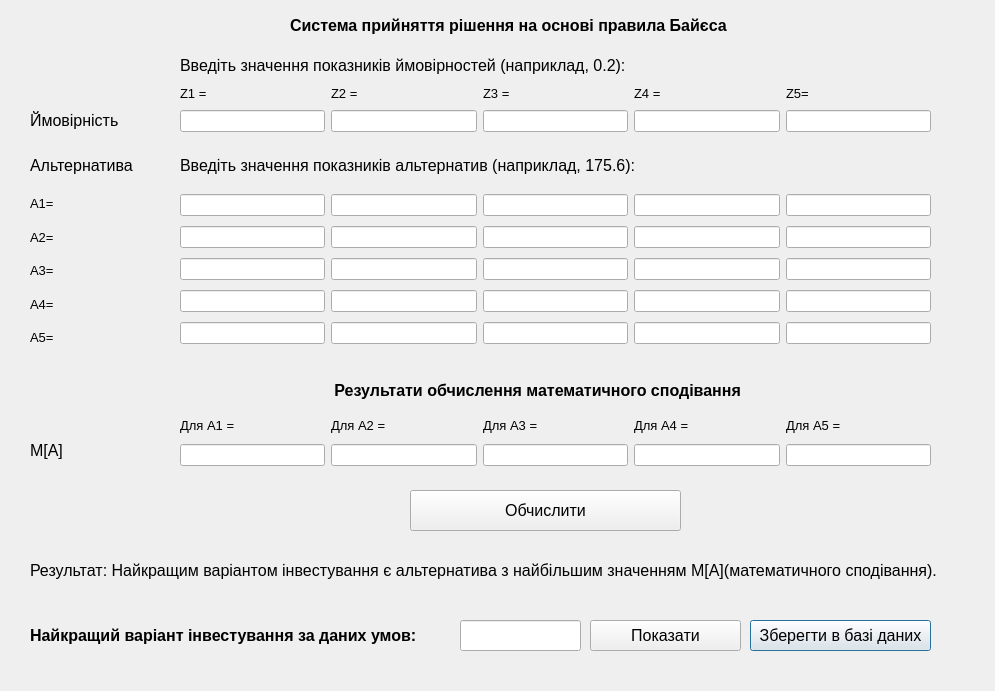
<?xml version="1.0" encoding="UTF-8"?>
<ui version="4.0">
 <class>Dialog1</class>
 <widget class="QDialog" name="Dialog1">
  <property name="geometry">
   <rect>
    <x>0</x>
    <y>0</y>
    <width>995</width>
    <height>691</height>
   </rect>
  </property>
  <property name="windowTitle">
   <string>Dialog</string>
  </property>
  <widget class="QLabel" name="label_15">
   <property name="geometry">
    <rect>
     <x>30</x>
     <y>150</y>
     <width>141</width>
     <height>31</height>
    </rect>
   </property>
   <property name="font">
    <font>
     <pointsize>12</pointsize>
    </font>
   </property>
   <property name="text">
    <string>Альтернатива</string>
   </property>
  </widget>
  <widget class="QLabel" name="label_20">
   <property name="geometry">
    <rect>
     <x>30</x>
     <y>610</y>
     <width>421</width>
     <height>51</height>
    </rect>
   </property>
   <property name="font">
    <font>
     <pointsize>12</pointsize>
     <weight>75</weight>
     <bold>true</bold>
    </font>
   </property>
   <property name="text">
    <string>Найкращий варіант інвестування за даних умов:</string>
   </property>
  </widget>
  <widget class="QWidget" name="layoutWidget">
   <property name="geometry">
    <rect>
     <x>30</x>
     <y>190</y>
     <width>141</width>
     <height>161</height>
    </rect>
   </property>
   <property name="font">
    <font>
     <pointsize>10</pointsize>
    </font>
   </property>
   <layout class="QVBoxLayout" name="verticalLayout">
    <item>
     <widget class="QLabel" name="label">
      <property name="font">
       <font>
        <pointsize>10</pointsize>
       </font>
      </property>
      <property name="text">
       <string>A1=</string>
      </property>
     </widget>
    </item>
    <item>
     <widget class="QLabel" name="label_2">
      <property name="font">
       <font>
        <pointsize>10</pointsize>
       </font>
      </property>
      <property name="text">
       <string>A2=</string>
      </property>
     </widget>
    </item>
    <item>
     <widget class="QLabel" name="label_3">
      <property name="font">
       <font>
        <pointsize>10</pointsize>
       </font>
      </property>
      <property name="text">
       <string>A3=</string>
      </property>
     </widget>
    </item>
    <item>
     <widget class="QLabel" name="label_4">
      <property name="font">
       <font>
        <pointsize>10</pointsize>
       </font>
      </property>
      <property name="text">
       <string>A4=</string>
      </property>
     </widget>
    </item>
    <item>
     <widget class="QLabel" name="label_5">
      <property name="font">
       <font>
        <pointsize>10</pointsize>
       </font>
      </property>
      <property name="text">
       <string>A5=</string>
      </property>
     </widget>
    </item>
   </layout>
  </widget>
  <widget class="QWidget" name="layoutWidget">
   <property name="geometry">
    <rect>
     <x>180</x>
     <y>190</y>
     <width>751</width>
     <height>161</height>
    </rect>
   </property>
   <layout class="QVBoxLayout" name="verticalLayout_2">
    <item>
     <layout class="QHBoxLayout" name="horizontalLayout_2">
      <item>
       <widget class="QLineEdit" name="lineEdit_2"/>
      </item>
      <item>
       <widget class="QLineEdit" name="lineEdit_3"/>
      </item>
      <item>
       <widget class="QLineEdit" name="lineEdit_6"/>
      </item>
      <item>
       <widget class="QLineEdit" name="lineEdit_4"/>
      </item>
      <item>
       <widget class="QLineEdit" name="lineEdit">
        <property name="enabled">
         <bool>true</bool>
        </property>
       </widget>
      </item>
     </layout>
    </item>
    <item>
     <layout class="QHBoxLayout" name="horizontalLayout_3">
      <item>
       <widget class="QLineEdit" name="lineEdit_7"/>
      </item>
      <item>
       <widget class="QLineEdit" name="lineEdit_8"/>
      </item>
      <item>
       <widget class="QLineEdit" name="lineEdit_9"/>
      </item>
      <item>
       <widget class="QLineEdit" name="lineEdit_10"/>
      </item>
      <item>
       <widget class="QLineEdit" name="lineEdit_11"/>
      </item>
     </layout>
    </item>
    <item>
     <layout class="QHBoxLayout" name="horizontalLayout_4">
      <item>
       <widget class="QLineEdit" name="lineEdit_13"/>
      </item>
      <item>
       <widget class="QLineEdit" name="lineEdit_14"/>
      </item>
      <item>
       <widget class="QLineEdit" name="lineEdit_15"/>
      </item>
      <item>
       <widget class="QLineEdit" name="lineEdit_16"/>
      </item>
      <item>
       <widget class="QLineEdit" name="lineEdit_17"/>
      </item>
     </layout>
    </item>
    <item>
     <layout class="QHBoxLayout" name="horizontalLayout_5">
      <item>
       <widget class="QLineEdit" name="lineEdit_19"/>
      </item>
      <item>
       <widget class="QLineEdit" name="lineEdit_20"/>
      </item>
      <item>
       <widget class="QLineEdit" name="lineEdit_21"/>
      </item>
      <item>
       <widget class="QLineEdit" name="lineEdit_22"/>
      </item>
      <item>
       <widget class="QLineEdit" name="lineEdit_23"/>
      </item>
     </layout>
    </item>
    <item>
     <layout class="QHBoxLayout" name="horizontalLayout_6">
      <item>
       <widget class="QLineEdit" name="lineEdit_25"/>
      </item>
      <item>
       <widget class="QLineEdit" name="lineEdit_26"/>
      </item>
      <item>
       <widget class="QLineEdit" name="lineEdit_27"/>
      </item>
      <item>
       <widget class="QLineEdit" name="lineEdit_28"/>
      </item>
      <item>
       <widget class="QLineEdit" name="lineEdit_29"/>
      </item>
     </layout>
    </item>
   </layout>
  </widget>
  <widget class="QLabel" name="label_21">
   <property name="geometry">
    <rect>
     <x>30</x>
     <y>440</y>
     <width>141</width>
     <height>21</height>
    </rect>
   </property>
   <property name="font">
    <font>
     <pointsize>12</pointsize>
    </font>
   </property>
   <property name="text">
    <string>M[A]</string>
   </property>
  </widget>
  <widget class="QWidget" name="layoutWidget">
   <property name="geometry">
    <rect>
     <x>180</x>
     <y>410</y>
     <width>751</width>
     <height>31</height>
    </rect>
   </property>
   <property name="font">
    <font>
     <pointsize>10</pointsize>
    </font>
   </property>
   <layout class="QHBoxLayout" name="horizontalLayout_8">
    <item>
     <widget class="QLabel" name="label_10">
      <property name="font">
       <font>
        <pointsize>10</pointsize>
       </font>
      </property>
      <property name="text">
       <string>Для А1 = </string>
      </property>
     </widget>
    </item>
    <item>
     <widget class="QLabel" name="label_9">
      <property name="font">
       <font>
        <pointsize>10</pointsize>
       </font>
      </property>
      <property name="text">
       <string>Для А2 = </string>
      </property>
     </widget>
    </item>
    <item>
     <widget class="QLabel" name="label_8">
      <property name="font">
       <font>
        <pointsize>10</pointsize>
       </font>
      </property>
      <property name="text">
       <string>Для А3 = </string>
      </property>
     </widget>
    </item>
    <item>
     <widget class="QLabel" name="label_6">
      <property name="font">
       <font>
        <pointsize>10</pointsize>
       </font>
      </property>
      <property name="text">
       <string>Для А4 = </string>
      </property>
     </widget>
    </item>
    <item>
     <widget class="QLabel" name="label_7">
      <property name="font">
       <font>
        <pointsize>10</pointsize>
       </font>
      </property>
      <property name="text">
       <string>Для А5 = </string>
      </property>
     </widget>
    </item>
   </layout>
  </widget>
  <widget class="QLabel" name="label_16">
   <property name="geometry">
    <rect>
     <x>180</x>
     <y>150</y>
     <width>711</width>
     <height>31</height>
    </rect>
   </property>
   <property name="font">
    <font>
     <pointsize>12</pointsize>
    </font>
   </property>
   <property name="text">
    <string>Введіть значення показників альтернатив (наприклад, 175.6):</string>
   </property>
  </widget>
  <widget class="QPushButton" name="pushButton_7">
   <property name="geometry">
    <rect>
     <x>750</x>
     <y>620</y>
     <width>181</width>
     <height>31</height>
    </rect>
   </property>
   <property name="font">
    <font>
     <pointsize>12</pointsize>
    </font>
   </property>
   <property name="text">
    <string>Зберегти в базі даних</string>
   </property>
  </widget>
  <widget class="QLabel" name="label_17">
   <property name="geometry">
    <rect>
     <x>30</x>
     <y>550</y>
     <width>911</width>
     <height>41</height>
    </rect>
   </property>
   <property name="font">
    <font>
     <pointsize>12</pointsize>
     <weight>50</weight>
     <bold>false</bold>
    </font>
   </property>
   <property name="text">
    <string>Результат: Найкращим варіантом інвестування є альтернатива з найбільшим значенням M[A](математичного сподівання).</string>
   </property>
  </widget>
  <widget class="QLineEdit" name="lineEdit_database">
   <property name="geometry">
    <rect>
     <x>460</x>
     <y>620</y>
     <width>121</width>
     <height>31</height>
    </rect>
   </property>
  </widget>
  <widget class="QPushButton" name="pushButton_6">
   <property name="geometry">
    <rect>
     <x>410</x>
     <y>490</y>
     <width>271</width>
     <height>41</height>
    </rect>
   </property>
   <property name="font">
    <font>
     <pointsize>12</pointsize>
     <weight>50</weight>
     <bold>false</bold>
    </font>
   </property>
   <property name="text">
    <string>Обчислити</string>
   </property>
  </widget>
  <widget class="QLabel" name="label_22">
   <property name="geometry">
    <rect>
     <x>30</x>
     <y>110</y>
     <width>131</width>
     <height>21</height>
    </rect>
   </property>
   <property name="font">
    <font>
     <pointsize>12</pointsize>
    </font>
   </property>
   <property name="text">
    <string>Ймовірність</string>
   </property>
  </widget>
  <widget class="QLabel" name="label_18">
   <property name="geometry">
    <rect>
     <x>180</x>
     <y>50</y>
     <width>711</width>
     <height>31</height>
    </rect>
   </property>
   <property name="font">
    <font>
     <pointsize>12</pointsize>
    </font>
   </property>
   <property name="text">
    <string>Введіть значення показників ймовірностей (наприклад, 0.2):</string>
   </property>
  </widget>
  <widget class="QLabel" name="label_24">
   <property name="geometry">
    <rect>
     <x>330</x>
     <y>370</y>
     <width>451</width>
     <height>41</height>
    </rect>
   </property>
   <property name="font">
    <font>
     <pointsize>12</pointsize>
     <weight>75</weight>
     <bold>true</bold>
    </font>
   </property>
   <property name="text">
    <string> Результати обчислення математичного сподівання</string>
   </property>
  </widget>
  <widget class="QPushButton" name="pushButton">
   <property name="geometry">
    <rect>
     <x>590</x>
     <y>620</y>
     <width>151</width>
     <height>31</height>
    </rect>
   </property>
   <property name="font">
    <font>
     <pointsize>12</pointsize>
    </font>
   </property>
   <property name="text">
    <string>Показати</string>
   </property>
  </widget>
  <widget class="QLabel" name="label_25">
   <property name="geometry">
    <rect>
     <x>290</x>
     <y>10</y>
     <width>511</width>
     <height>31</height>
    </rect>
   </property>
   <property name="font">
    <font>
     <pointsize>12</pointsize>
     <weight>75</weight>
     <bold>true</bold>
    </font>
   </property>
   <property name="text">
    <string>Система прийняття рішення на основі правила Байєса</string>
   </property>
  </widget>
  <widget class="QWidget" name="layoutWidget">
   <property name="geometry">
    <rect>
     <x>180</x>
     <y>440</y>
     <width>751</width>
     <height>31</height>
    </rect>
   </property>
   <layout class="QHBoxLayout" name="horizontalLayout_9">
    <item>
     <widget class="QLineEdit" name="lineEdit_5"/>
    </item>
    <item>
     <widget class="QLineEdit" name="lineEdit_12"/>
    </item>
    <item>
     <widget class="QLineEdit" name="lineEdit_18"/>
    </item>
    <item>
     <widget class="QLineEdit" name="lineEdit_24"/>
    </item>
    <item>
     <widget class="QLineEdit" name="lineEdit_30"/>
    </item>
   </layout>
  </widget>
  <widget class="QWidget" name="layoutWidget">
   <property name="geometry">
    <rect>
     <x>180</x>
     <y>110</y>
     <width>751</width>
     <height>22</height>
    </rect>
   </property>
   <layout class="QHBoxLayout" name="horizontalLayout">
    <item>
     <widget class="QLineEdit" name="lineEdit_31"/>
    </item>
    <item>
     <widget class="QLineEdit" name="lineEdit_32"/>
    </item>
    <item>
     <widget class="QLineEdit" name="lineEdit_33"/>
    </item>
    <item>
     <widget class="QLineEdit" name="lineEdit_34"/>
    </item>
    <item>
     <widget class="QLineEdit" name="lineEdit_35"/>
    </item>
   </layout>
  </widget>
  <widget class="QWidget" name="layoutWidget">
   <property name="geometry">
    <rect>
     <x>180</x>
     <y>78</y>
     <width>751</width>
     <height>31</height>
    </rect>
   </property>
   <layout class="QHBoxLayout" name="horizontalLayout_7">
    <item>
     <widget class="QLabel" name="label_12">
      <property name="font">
       <font>
        <pointsize>10</pointsize>
       </font>
      </property>
      <property name="text">
       <string>Z1 =</string>
      </property>
     </widget>
    </item>
    <item>
     <widget class="QLabel" name="label_19">
      <property name="font">
       <font>
        <pointsize>10</pointsize>
       </font>
      </property>
      <property name="text">
       <string>Z2 =</string>
      </property>
     </widget>
    </item>
    <item>
     <widget class="QLabel" name="label_14">
      <property name="font">
       <font>
        <pointsize>10</pointsize>
       </font>
      </property>
      <property name="text">
       <string>Z3 =</string>
      </property>
     </widget>
    </item>
    <item>
     <widget class="QLabel" name="label_23">
      <property name="font">
       <font>
        <pointsize>10</pointsize>
       </font>
      </property>
      <property name="text">
       <string>Z4 =</string>
      </property>
     </widget>
    </item>
    <item>
     <widget class="QLabel" name="label_13">
      <property name="font">
       <font>
        <pointsize>10</pointsize>
       </font>
      </property>
      <property name="text">
       <string>Z5=</string>
      </property>
     </widget>
    </item>
   </layout>
  </widget>
 </widget>
 <resources/>
 <connections/>
</ui>
